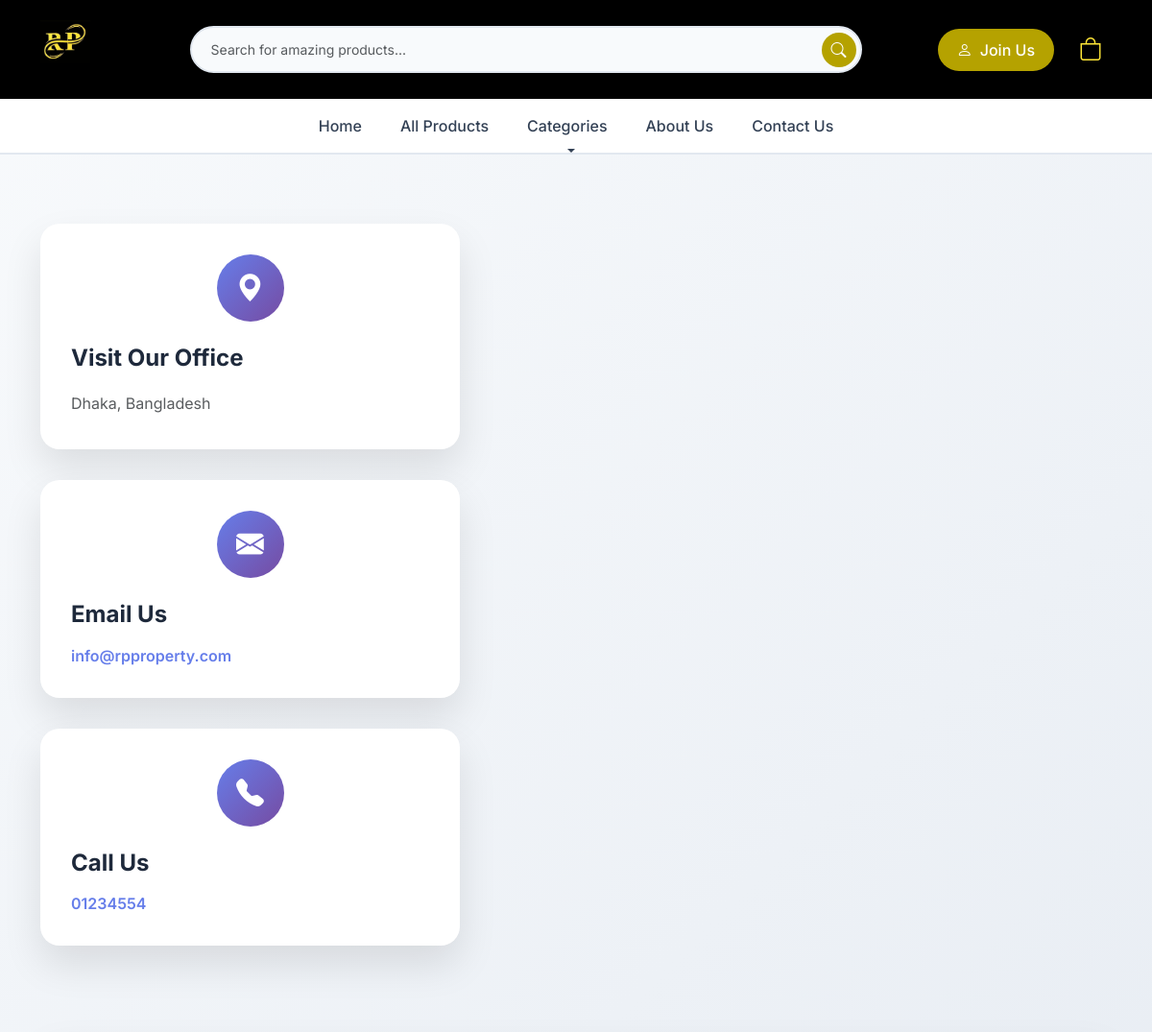
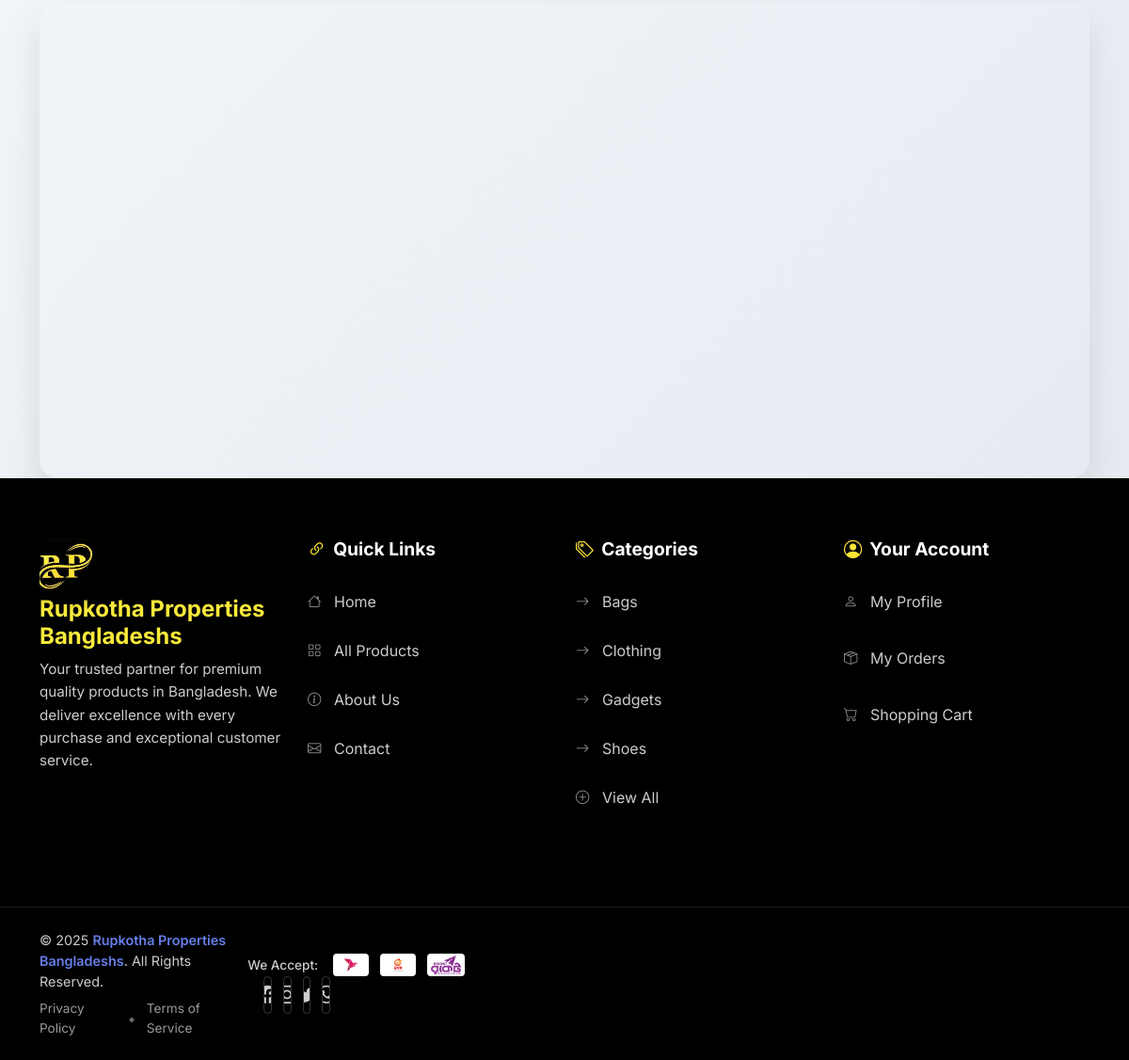
The page /contact.php on the database its author committed (2 pictures, top to bottom).
### tables this page shows
CREATE TABLE `settings` (
  `id` int NOT NULL,
  `company_name` varchar(255) DEFAULT NULL,
  `logo` varchar(255) DEFAULT NULL,
  `phone` varchar(20) DEFAULT NULL,
  `email` varchar(255) DEFAULT NULL,
  `address` text,
  `facebook` varchar(255) DEFAULT NULL,
  `instagram` varchar(255) DEFAULT NULL,
  `twitter` varchar(255) DEFAULT NULL,
  `shipping_fee_dhaka` decimal(10,2) NOT NULL DEFAULT '60.00',
  `shipping_fee_outside` decimal(10,2) NOT NULL DEFAULT '120.00',
  `bkash_number` varchar(20) DEFAULT NULL,
  `nagad_number` varchar(20) DEFAULT NULL,
  `rocket_number` varchar(20) DEFAULT NULL,
  `updated_at` timestamp NOT NULL DEFAULT CURRENT_TIMESTAMP ON UPDATE CURRENT_TIMESTAMP
);

CREATE TABLE `categories` (
  `id` int NOT NULL,
  `name` varchar(100) DEFAULT NULL,
  `created_at` timestamp NOT NULL DEFAULT CURRENT_TIMESTAMP,
  `updated_at` timestamp NOT NULL DEFAULT CURRENT_TIMESTAMP ON UPDATE CURRENT_TIMESTAMP
);

### includes/functions.php (called while the page is built, shortened)
<?php
function isLoggedIn(): bool
{
    return isset($_SESSION['user_id']);
}
function esc_html(?string $string): string
{
    return htmlspecialchars($string ?? '', ENT_QUOTES, 'UTF-8');
}

### contact.php (the view, shortened to what this page needs)
<?php
include 'includes/header.php';
$companyPhone = $settings['phone'] ?? '+880 123 456 789';
$companyEmail = $settings['email'] ?? 'info@rupkotha.com';
$companyAddress = $settings['address'] ?? 'Dhaka, Bangladesh';
?>
<main class="container">
    <div class="row g-5 mt-4">
        <div class="col-lg-5">
            <div class="contact-info-item modern-card">
                <div class="icon-wrapper">
                    <i class="bi bi-geo-alt-fill"></i>
                </div>
                <div>
                    <h4 class="fw-bold mb-3">Visit Our Office</h4>
                    <p class="text-muted mb-0 lh-lg"><?= esc_html($companyAddress) ?></p>
                </div>
            </div>
            <div class="contact-info-item modern-card">
                <div class="icon-wrapper">
                    <i class="bi bi-envelope-fill"></i>
                </div>
                <div>
                    <h4 class="fw-bold mb-3">Email Us</h4>
                    <p class="mb-0">
                        <a href="mailto:<?= esc_html($companyEmail) ?>"
                            class="text-decoration-none fw-semibold"
                            style="color: #667eea;"><?= esc_html($companyEmail) ?></a>
                    </p>
                </div>
            </div>
            <div class="contact-info-item modern-card">
                <div class="icon-wrapper">
                    <i class="bi bi-telephone-fill"></i>
                </div>
                <div>
                    <h4 class="fw-bold mb-3">Call Us</h4>
                    <p class="mb-0">
                        <a href="tel:<?= esc_html($companyPhone) ?>"
                            class="text-decoration-none fw-semibold"
                            style="color: #667eea;"><?= esc_html($companyPhone) ?></a>
                    </p>
                </div>
            </div>
        </div>
        <div class="col-lg-7">
        </div>
    </div>
    <div class="row">
        <div class="col-12">
            <div class="map-container">
                <iframe
                    src="https://www.google.com/maps/embed?pb=!1m18!1m12!1m3!1d116833.9535641521!2d90.33294894335938!3d23.7808874!2m3!1f0!2f0!3f0!3m2!1i1024!2i768!4f13.1!3m3!1m2!1s0x3755b8b087026b81%3A0x8fa563bbdd5904c2!2sDhaka!5e0!3m2!1sen!2sbd!4v1672756929452!5m2!1sen!2sbd"
                    width="100%"
                    height="500"
                    style="border:0;"
                    allowfullscreen=""
                    loading="lazy"
>
                </iframe>
            </div>
        </div>
    </div>
</main>
<?php include 'includes/footer.php'; ?>

### includes/header.php (shortened to what this page needs)
<?php
require_once __DIR__ . '/db.php';
require_once __DIR__ . '/functions.php';
$settings_stmt = $pdo->query("SELECT * FROM settings LIMIT 1");
$settings = $settings_stmt->fetch(PDO::FETCH_ASSOC) ?: [];
$companyName = $settings['company_name'] ?? 'Rupkotha';
$companyLogo = !empty($settings['logo']) ? 'admin/assets/uploads/' . esc_html($settings['logo']) : 'assets/images/default-logo.png';
$categories_stmt = $pdo->query("SELECT id, name FROM categories ORDER BY name");
$categories = $categories_stmt->fetchAll(PDO::FETCH_ASSOC);
?>
<!doctype html>
<html lang="en">
<head>
    <link href="https://cdn.jsdelivr.net/npm/bootstrap@5.3.2/dist/css/bootstrap.min.css" rel="stylesheet">
    <link rel="stylesheet" href="https://cdn.jsdelivr.net/npm/bootstrap-icons@1.11.3/font/bootstrap-icons.min.css">
    <link rel="stylesheet" href="assets/css/style.css">
    <link rel="stylesheet" href="assets/css/custom.css">
    <link rel="stylesheet" href="assets/css/updated-css.css">
</head>
<body>
    <header class="custom-header">
        <nav class="navbar navbar-expand-lg">
            <div class="container py-2">
                <a class="navbar-brand me-lg-4" href="index">
                    <img src="<?= esc_html($companyLogo) ?>" alt="<?= esc_html($companyName) ?> Logo" class="brand-logo">
                </a>
                <div class="collapse navbar-collapse" id="mainNavbar">
                    <div class="mx-auto my-3 my-lg-0">
                        <form class="custom-search" role="search" action="search" method="get">
                            <input class="form-control" type="search" name="q"
                                placeholder="Search for amazing products..." aria-label="Search">
                            <button class="search-btn" type="submit">
                                <i class="bi bi-search"></i>
                            </button>
                        </form>
                    </div>
                    <div class="d-none d-lg-flex align-items-center gap-3">
                        <?php if (isLoggedIn()): ?>
                            <div class="dropdown user-dropdown">
                                <a class="dropdown-toggle" href="#" role="button" data-bs-toggle="dropdown">
                                    <i class="bi bi-person-circle me-2"></i>
                                    <?= esc_html($_SESSION['user_name'] ?? 'User') ?>
                                </a>
                                <ul class="dropdown-menu dropdown-menu-end custom-dropdown">
                                    <li><a class="dropdown-item" href="profile">
                                            <i class="bi bi-person me-2"></i>My Profile
                                        </a></li>
                                    <li><a class="dropdown-item" href="orders">
                                            <i class="bi bi-box-seam me-2"></i>My Orders
                                        </a></li>
                                    <li>
                                        <hr class="dropdown-divider">
                                    </li>
                                    <li><a class="dropdown-item" href="logout">
                                            <i class="bi bi-box-arrow-right me-2"></i>Logout
                                        </a></li>
                                </ul>
                            </div>
                        <?php else: ?>
                            <a class="login-btn" href="login">
                                <i class="bi bi-person"></i>
                                Join Us
                            </a>
                        <?php endif; ?>
                        <a class="nav-icon-btn position-relative" href="cart">
                            <i class="bi bi-bag fs-4"></i>
                        </a>
                    </div>
                </div>
            </div>
        </nav>
        <nav class="category-nav d-none d-lg-block">
            <div class="container">
                <ul class="nav justify-content-center">
                    <li class="nav-item">
                        <a class="nav-link" href="index">Home</a>
                    </li>
                    <li class="nav-item">
                        <a class="nav-link" href="all-products">All Products</a>
                    </li>
                    <li class="nav-item dropdown">
                        <a class="nav-link dropdown-toggle" href="#" role="button" data-bs-toggle="dropdown">
                            Categories
                        </a>
                    </li>
                    <li class="nav-item">
                        <a class="nav-link" href="about">About Us</a>
                    </li>
                    <li class="nav-item">
                        <a class="nav-link" href="contact">Contact Us</a>
                    </li>
                </ul>
            </div>
        </nav>
    </header>

### includes/footer.php (shortened to what this page needs)
<footer class="modern-footer">
    <div class="footer-main">
        <div class="container">
            <div class="row">
                <div class="col-lg-3 col-md-6 footer-column">
                    <div class="footer-brand">
                        <div class="brand-logo">
                            <img src="assets/images/logo.jpg" alt="<?= esc_html($settings['company_name'] ?? 'Rupkotha') ?>" class="footer-logo">
                        </div>
                        <h3 class="brand-name"><?= esc_html($settings['company_name'] ?? 'Rupkotha Properties Bangladesh') ?></h3>
                        <p class="brand-description">
                            Your trusted partner for premium quality products in Bangladesh. We deliver excellence with every purchase and exceptional customer service.
                        </p>
                    </div>
                </div>
                <div class="col-lg-3 col-md-6 footer-column">
                    <div class="footer-widget">
                        <h4 class="widget-title">
                            <i class="bi bi-link-45deg me-2"></i>
                            Quick Links
                        </h4>
                        <ul class="footer-links">
                            <li><a href="index"><i class="bi bi-house"></i>Home</a></li>
                            <li><a href="all-products"><i class="bi bi-grid"></i>All Products</a></li>
                            <li><a href="about"><i class="bi bi-info-circle"></i>About Us</a></li>
                            <li><a href="contact"><i class="bi bi-envelope"></i>Contact</a></li>
                        </ul>
                    </div>
                </div>
                <div class="col-lg-3 col-md-6 footer-column">
                    <div class="footer-widget">
                        <h4 class="widget-title">
                            <i class="bi bi-tags me-2"></i>
                            Categories
                        </h4>
                        <ul class="footer-links">
                            <?php foreach ($categories as $cat): ?>
                                <li><a href="category?id=<?= $cat['id'] ?>"><i class="bi bi-arrow-right"></i><?= esc_html($cat['name']) ?></a></li>
                            <?php endforeach; ?>
                            <?php if (count($categories) < 5): ?>
                                <li><a href="all-products"><i class="bi bi-plus-circle"></i>View All</a></li>
                            <?php endif; ?>
                        </ul>
                    </div>
                </div>
                <div class="col-lg-3 col-md-6 footer-column">
                    <div class="footer-widget">
                        <h4 class="widget-title">
                            <i class="bi bi-person-circle me-2"></i>
                            Your Account
                        </h4>
                        <ul class="footer-links account-links">
                            <li><a href="profile"><i class="bi bi-person"></i>My Profile</a></li>
                            <li><a href="orders"><i class="bi bi-box-seam"></i>My Orders</a></li>
                            <li><a href="cart"><i class="bi bi-cart"></i>Shopping Cart</a></li>
                        </ul>
                    </div>
                </div>
            </div>
        </div>
    </div>
    <div class="footer-bottom">
        <div class="container">
            <div class="footer-bottom-content">
                <div class="row align-items-center">
                    <div class="col-lg-4 col-md-6">
                        <div class="copyright">
                            <p>&copy; <?= date('Y') ?> <span class="brand-highlight"><?= esc_html($settings['company_name'] ?? 'Rupkotha') ?></span>. All Rights Reserved.</p>
                            <div class="legal-links">
                                <a href="#" class="legal-link">Privacy Policy</a>
                                <span class="divider">•</span>
                                <a href="#" class="legal-link">Terms of Service</a>
                            </div>
                        </div>
                    </div>
                    <div class="col-lg-4 col-md-6">
                        <div class="footer-extras">
                            <div class="payment-methods">
                                <span class="payment-label">We Accept:</span>
                                <div class="payment-icons">
                                    <img src="assets/images/bkash.svg" alt="bKash" class="payment-icon">
                                    <img src="assets/images/nagad.svg" alt="Nagad" class="payment-icon">
                                    <img src="assets/images/rocket.png" alt="Rocket" class="payment-icon">
                                </div>
                            </div>
                        </div>
                        <div class="col-lg-4 col-md-6">
                        <div class="social-links">
                                <?php if (!empty($settings['facebook'])): ?>
                                    <a href="<?= esc_html($settings['facebook']) ?>" target="_blank" class="social-link facebook" title="Facebook">
                                        <i class="bi bi-facebook"></i>
                                    </a>
                                <?php endif; ?>
                                <?php if (!empty($settings['instagram'])): ?>
                                    <a href="<?= esc_html($settings['instagram']) ?>" target="_blank" class="social-link instagram" title="Instagram">
                                        <i class="bi bi-instagram"></i>
                                    </a>
                                <?php endif; ?>
                                <?php if (!empty($settings['twitter'])): ?>
                                    <a href="<?= esc_html($settings['twitter']) ?>" target="_blank" class="social-link twitter" title="Twitter">
                                        <i class="bi bi-twitter"></i>
                                    </a>
                                <?php endif; ?>
                                <a href="#" class="social-link whatsapp" title="WhatsApp">
                                    <i class="bi bi-whatsapp"></i>
                                </a>
                            </div>
                        </div>
                    </div>
                </div>
            </div>
        </div>
    </div>
</footer>
</body>
</html>

### rows shown on the page
settings: logo (picture), address "Dhaka, Bangladesh", email "info@rpproperty.com", phone "01234554", company_name "Rupkotha Properties Bangladeshs"
categories: name "Bags"
categories: name "Clothing"
categories: name "Gadgets"
categories: name "Shoes"
